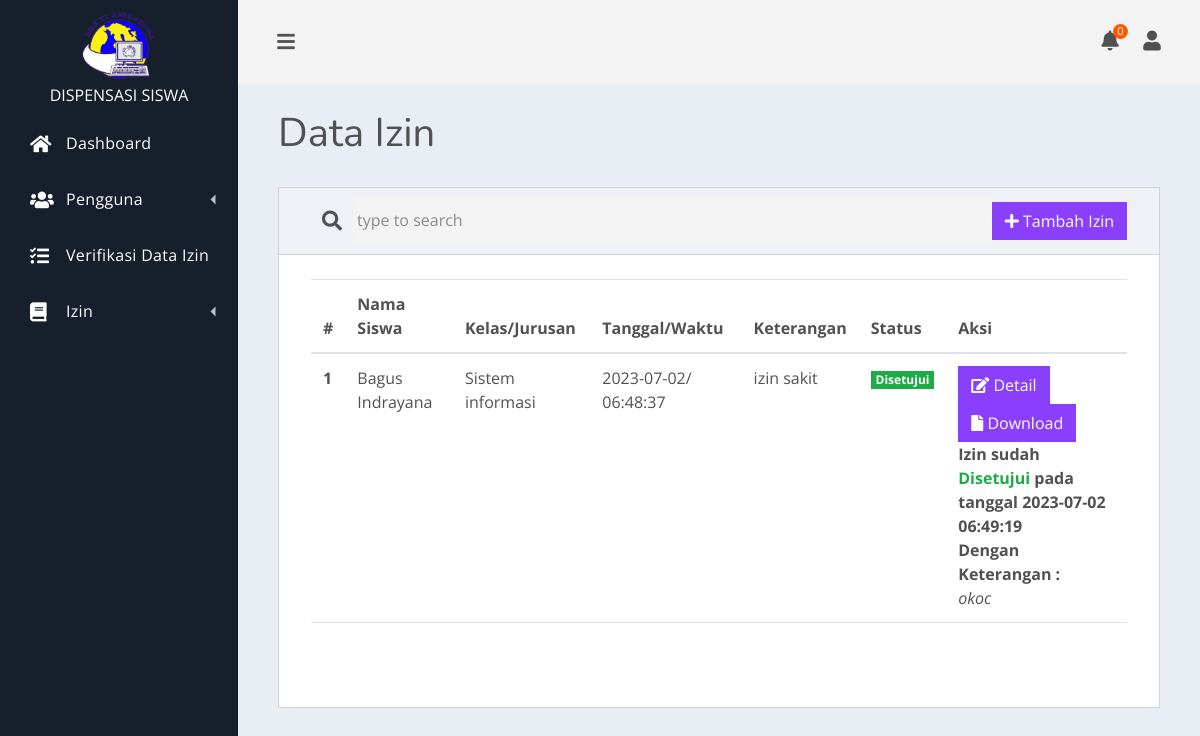
Page /pages/izin/index.php (signed in) on the earlier database version.
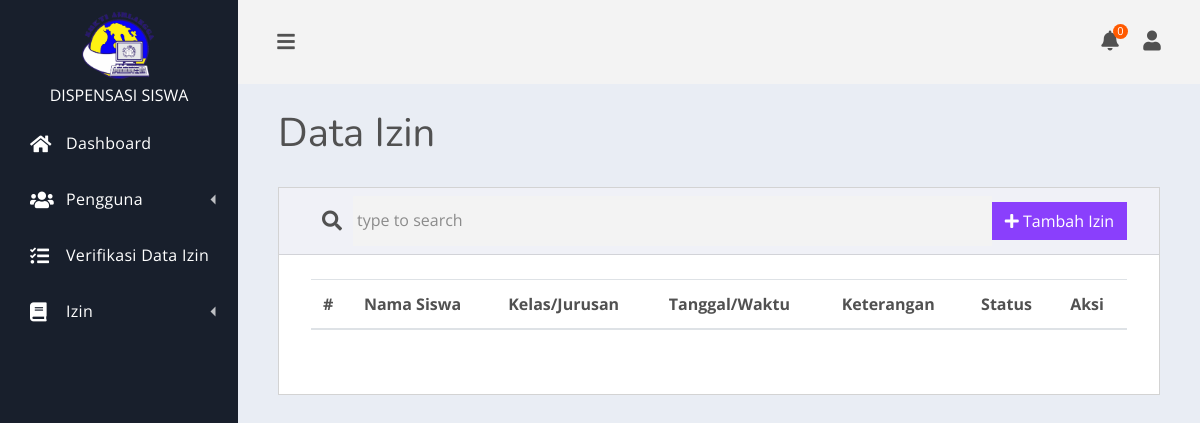
Same page on the later database version.
### tables this page shows
CREATE TABLE IF NOT EXISTS `izin` (
  `id` int(10) unsigned NOT NULL AUTO_INCREMENT,
  `siswa_id` int(10) unsigned NOT NULL,
  `guru_id` int(10) unsigned NOT NULL,
  `kelas_jurusan` varchar(150) NOT NULL,
  `tanggal` date NOT NULL,
  `waktu` time NOT NULL,
  `keterangan` text NOT NULL,
  `status` enum('pending','disetujui','ditolak') NOT NULL DEFAULT 'pending',
  `waktu_status_diubah` datetime DEFAULT NULL COMMENT 'kapan status di verifikasi (disetujui/ditolak)',
  `keterangan_status_diubah` text COMMENT 'keterangan tambahan oleh verifikator',
  `waka_id` int(10) unsigned zerofill DEFAULT NULL,
  PRIMARY KEY (`id`),
  KEY `FK__siswa` (`siswa_id`),
  KEY `FK__guru` (`guru_id`),
  KEY `Index 4` (`waka_id`),
  CONSTRAINT `FK_guru` FOREIGN KEY (`guru_id`) REFERENCES `pengguna` (`id`),
  CONSTRAINT `FK_siswa` FOREIGN KEY (`siswa_id`) REFERENCES `pengguna` (`id`),
  CONSTRAINT `FK_waka` FOREIGN KEY (`waka_id`) REFERENCES `pengguna` (`id`)
);

CREATE TABLE IF NOT EXISTS `pengguna` (
  `id` int(10) unsigned NOT NULL AUTO_INCREMENT,
  `username` varchar(100) NOT NULL,
  `password` varchar(100) NOT NULL,
  `nomor` varchar(100) NOT NULL,
  `nama_lengkap` varchar(150) NOT NULL,
  `jenis_kelamin` enum('L','P') NOT NULL DEFAULT 'L',
  `foto_profil` varchar(150) DEFAULT NULL,
  `email` varchar(150) DEFAULT NULL,
  `kontak` varchar(150) DEFAULT NULL,
  `rule` enum('waka','guru','siswa') NOT NULL DEFAULT 'waka',
  PRIMARY KEY (`id`),
  UNIQUE KEY `Index 2` (`username`)
);

### actions/_models/Izin.php (called while the page is built, shortened)
<?php
class Izin {
    private $tableName = "izin";
    private $conn;
    public function __construct() {
        $this->conn = $GLOBALS['conn'];
    }
    function paginationAndSearch($row_per_page,$search_keyword,$customQuery = null) {
        $sql = $customQuery ?? "SELECT $this->tableName.*,siswa.nama_lengkap as nama_siswa,guru.nama_lengkap as nama_guru FROM $this->tableName
        INNER JOIN pengguna as siswa ON siswa.id = izin.siswa_id
        INNER JOIN pengguna as guru ON guru.id = izin.guru_id
        WHERE siswa.nama_lengkap LIKE :keyword OR guru.nama_lengkap LIKE :keyword OR izin.tanggal LIKE :keyword OR izin.keterangan LIKE :keyword
        ORDER BY izin.id DESC ";
        $start=0;
        $limit=" limit " . $start . "," . $row_per_page;
        $pagination_statement = $this->conn->prepare($sql);
        $pagination_statement->bindValue(':keyword', '%' . $search_keyword . '%', PDO::PARAM_STR);
        $pagination_statement->execute();
        $row_count = $pagination_statement->rowCount();
        if(!empty($row_count)){
            $page_count=ceil($row_count/$row_per_page);
        }
        $query = $sql.$limit;
        $pdo_statement = $this->conn->prepare($query);
        $pdo_statement->bindValue(':keyword', '%' . $search_keyword . '%', PDO::PARAM_STR);
        $pdo_statement->execute();
        $result = $pdo_statement->fetchAll();
        return $result;
    }
}

### config/application.php (called while the page is built, shortened)
<?php
$dev = "development";
$app_url = null;
function base_url(){
    global $dev;
    global $app_url;
    if(isset($_SERVER['HTTPS'])){
        $protocol = ($_SERVER['HTTPS'] && $_SERVER['HTTPS'] != "off") ? "https" : "http";
    } else if($dev != "local"){
        $protocol = 'https';
    }
    else{
        $protocol = 'http';
    }
    return $protocol . "://" . (($app_url !== null && !empty($app_url)) ? $app_url : $_SERVER['HTTP_HOST']);
}

### pages/izin/index.php (the view, shortened to what the changed rows need)
<?php
include_once $_SERVER['DOCUMENT_ROOT'] . "/library/cek_session.php";
include_once $_SERVER['DOCUMENT_ROOT'] . "/pages/_partials/top.php";
include_once $_SERVER['DOCUMENT_ROOT'] . "/actions/_models/Izin.php";
$model = new Izin();
if ($user['rule'] == 'waka') {
    $izins = $model->paginationAndSearch(10, $_GET['search'] ?? '');
} else if ($user['rule'] == 'guru') {
    $query = "SELECT izin.*,siswa.nama_lengkap as nama_siswa,guru.nama_lengkap as nama_guru FROM izin
    INNER JOIN pengguna as siswa ON siswa.id = izin.siswa_id
    INNER JOIN pengguna as guru ON guru.id = izin.guru_id
    WHERE (siswa.nama_lengkap LIKE :keyword OR guru.nama_lengkap LIKE :keyword OR izin.tanggal LIKE :keyword OR izin.keterangan LIKE :keyword) AND izin.status = 'pending' AND izin.guru_id = " . $user['id'] . "
    ORDER BY izin.id DESC ";
    $izins = $model->paginationAndSearch(10, $_GET['search'] ?? '', $query);
} else if ($user['rule'] == 'siswa') {
    $query = "SELECT izin.*,siswa.nama_lengkap as nama_siswa,guru.nama_lengkap as nama_guru FROM izin
    INNER JOIN pengguna as siswa ON siswa.id = izin.siswa_id
    INNER JOIN pengguna as guru ON guru.id = izin.guru_id
    WHERE (siswa.nama_lengkap LIKE :keyword OR guru.nama_lengkap LIKE :keyword OR izin.tanggal LIKE :keyword OR izin.keterangan LIKE :keyword) AND izin.status = 'pending' AND izin.siswa_id = " . $user['id'] . "
    ORDER BY izin.id DESC ";
    $izins = $model->paginationAndSearch(10, $_GET['search'] ?? '', $query);
}
?>
<div class="container-fluid">
    <h1 class="dash-title">Data Izin</h1>
    <div class="row">
        <div class="col-md-12">
            <div class="card spur-card">
                <div class="card-body table-responsive">
                    <table class="table">
                        <thead>
                            <tr>
                                <th scope="col">#</th>
                                <th scope="col">Nama Siswa</th>
                                <th scope="col">Kelas/Jurusan</th>
                                <th scope="col">Tanggal/Waktu</th>
                                <th scope="col">Keterangan</th>
                                <th scope="col">Status</th>
                                <th scope="col">Aksi</th>
                            </tr>
                        </thead>
                        <tbody>
                            <?php
                            $no = 1;
                            foreach ($izins as $izin) {
                                ?>
                                <tr>
                                    <th scope="row">
                                        <?= $no++ ?>
                                    </th>
                                    <td>
                                        <?= $izin['nama_siswa'] ?>
                                    </td>
                                    <td>
                                        <?= $izin['kelas_jurusan'] ?>
                                    </td>
                                    <td>
                                        <?= $izin['tanggal'] ?>/
                                        <?= $izin['waktu'] ?>
                                    </td>
                                    <td>
                                        <?= $izin['keterangan'] ?>
                                    </td>
                                    <td>
                                        <?php switch ($izin['status']) {
                                            case "disetujui":
                                                echo '<span class="badge badge-success">Disetujui</span>';
                                                break;
                                        } ?>
                                    </td>
                                    <td>
                                        <?php if ($izin['status'] == 'pending') { ?>
                                            <?php if ($user['rule'] == 'waka' || $user['rule'] == 'siswa') { ?>
                                                <a href="<?= base_url() . '/pages/izin/edit.php?id=' . $izin['id'] ?>"
                                                    class="btn btn-warning"><i class="fas fa-edit"></i> Edit</a>
                                                <a href="#" onclick="confirmDelete('delete-<?= $izin['id'] ?>')"
                                                    class="btn btn-danger"><i class="fas fa-trash"></i> Hapus</a>
                                                <form action="<?= base_url() . '/actions/izin_action.php?id=' . $izin['id'] ?>"
                                                    id="delete-<?= $izin['id'] ?>" method="POST">
                                                    <input type="hidden" name="delete" value="true">
                                                </form>
                                            <?php } else {
                                                ?>
                                                <a href="<?= base_url() . '/pages/izin/detail.php?id=' . $izin['id'] ?>"
                                                    class="btn btn-info"><i class="fas fa-edit"></i> Detail</a>
                                                <?php
                                            } ?>
                                        <?php } else { ?>
                                            <a href="<?= base_url() . '/pages/izin/detail.php?id=' . $izin['id'] ?>"
                                                    class="btn btn-info"><i class="fas fa-edit"></i> Detail</a>
                                                    <a href="<?= base_url() . '/actions/izin_action.php?download-pdf=true&id=' . $izin['id'] ?>"
                                                    class="btn btn-info" target="_blank"><i class="fas fa-file"></i> Download</a>
                                                <br>
                                            <b>Izin sudah
                                                <?php switch ($izin['status']) {
                                                    case "disetujui":
                                                        echo '<span class="text-success">Disetujui</span>';
                                                        break;
                                                } ?> pada tanggal
                                                <?= $izin['waktu_status_diubah'] ?>
                                            </b>
                                            <br>
                                            <b>Dengan Keterangan : </b>
                                            <br>
                                            <i>
                                                <?= $izin['keterangan_status_diubah'] ?>
                                            </i>
                                        <?php } ?>
                                    </td>
                                </tr>
                                <?php
                            }
                            ?>
                        </tbody>
                    </table>
                </div>
            </div>
        </div>
    </div>
</div>
<?php
include_once $_SERVER['DOCUMENT_ROOT'] . "/pages/_partials/bottom.php";
?>

Differences in the rows shown:
removed izin: siswa.nama_lengkap "Bagus Indrayana", kelas_jurusan "Sistem informasi", tanggal "2023-07-02", waktu "06:48:37", keterangan "izin sakit", status "Disetujui", waktu_status_diubah "2023-07-02 06:49:19", keterangan_status_diubah "okoc"
